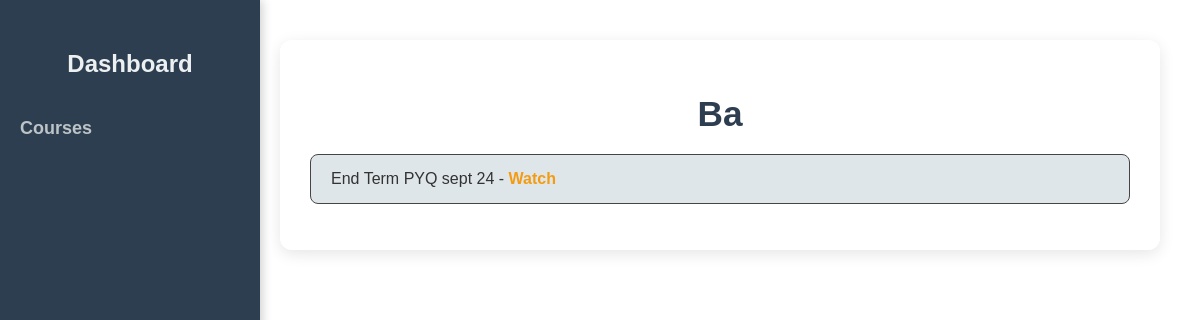
The page /course/1 on the database as committed earlier.
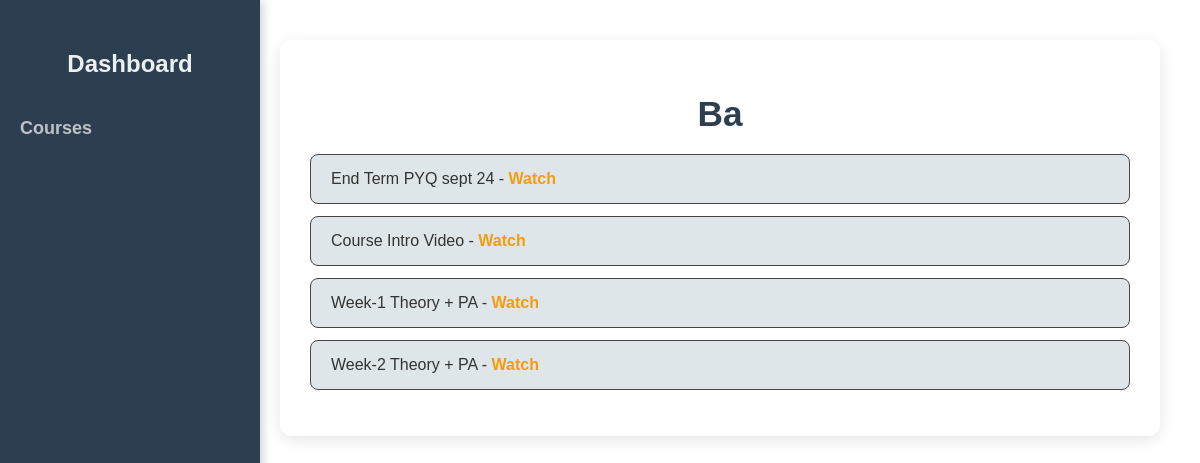
The same page on the database as committed later.
### tables this page shows
CREATE TABLE courses (
            id INTEGER PRIMARY KEY AUTOINCREMENT,
            name TEXT NOT NULL
        );

CREATE TABLE pyqs (
            id INTEGER PRIMARY KEY AUTOINCREMENT,
            course_id INTEGER NOT NULL,
            name TEXT NOT NULL,
            yt_link TEXT,
            FOREIGN KEY (course_id) REFERENCES courses(id)
        );

### app.py (the view)
@app.route('/course/<int:course_id>')
def course_detail(course_id):
    conn = sqlite3.connect('database.db')
    c = conn.cursor()
    c.execute('SELECT name FROM courses WHERE id=?', (course_id,))
    course = c.fetchone()
    c.execute('SELECT id, name, yt_link FROM pyqs WHERE course_id=?', (course_id,))
    pyqs = c.fetchall()
    conn.close()
    if course:
        admin_mode = session.get('admin_mode', False)
        return render_template('course_detail.html', course_id=course_id, course_name=course[0], pyqs=pyqs, admin_mode=admin_mode)
    else:
        return "Course not found"

### templates/course_detail.html (shortened to what this page needs)
<!DOCTYPE html>
<html lang="en">
<head>
    <link rel="stylesheet" href="{{ url_for('static', filename='style.css') }}">
</head>
<body>
    <div class="sidebar">
        <h2>Dashboard</h2>
        <a href="{{ url_for('course_view') }}">Courses</a>
    </div>
    <div class="main-content">
        <div class="container">
            <h1 class="course-title">{{ course_name }}</h1>
            {% if pyqs %}
                <ul class="pyq-list">
                    {% for pyq in pyqs %}
                        <li class="pyq-item">
                            <div>
                                {{ pyq[1] }}
                                {% if pyq[2] %}
                                    - <a class="watch-link" href="{{ pyq[2] }}" target="_blank">Watch</a>
                                {% endif %}
                            </div>
                        </li>
                    {% endfor %}
                </ul>
            {% else %}
                <p class="no-pyq">No PYQs available.</p>
            {% endif %}
        </div>
    </div>
</body>
</html>

### static/style.css (style rules this page uses)
body { font-family: 'Poppins', sans-serif; background-color: #e9edf5; color: #333333; margin: 0; padding: 20px; min-height: 100vh; }
.container { max-width: 900px; margin: auto; background: #f0dbdb; padding: 30px; border-radius: 12px; box-shadow: 0 4px 20px rgba(0, 0, 0, 0.1); }
.course-title, .page-title { text-align: center; margin-bottom: 30px; font-size: 2.2rem; color: #2c3e50; }
.pyq-list, .course-list { list-style-type: none; padding: 0; }
.pyq-item, .course-item { background: #d5e2f0; margin: 12px 0; padding: 15px 20px; border-radius: 10px; border: 1px solid #494444; transition: box-shadow 0.3s ease, transform 0.2s ease; }
a { color: #3498db; text-decoration: none; font-weight: 500; }
.watch-link { color: #f39c12; }
body { margin: 0; padding: 0; font-family: 'Poppins', sans-serif; background: url('/static/bg.jpg') no-repeat center center fixed; background-size: cover; backdrop-filter: blur(5px); min-height: 100vh; color: #333; }
.sidebar { position: fixed; top: 0; left: 0; width: 220px; height: 100%; background-color: #2c3e50; padding: 30px 20px; box-shadow: 2px 0 10px rgba(0, 0, 0, 0.2); }
.sidebar h2 { color: #ecf0f1; text-align: center; margin-bottom: 40px; }
.sidebar a { display: block; color: #bdc3c7; text-decoration: none; margin: 15px 0; font-size: 18px; }
.main-content { margin-left: 240px; padding: 40px; }
.container { background: rgba(255, 255, 255, 0.85); padding: 30px; border-radius: 12px; box-shadow: 0 4px 15px rgba(0, 0, 0, 0.1); }
.course-title, .page-title { text-align: center; font-size: 2.2rem; color: #2c3e50; margin-bottom: 20px; }
.course-list, .pyq-list { list-style-type: none; padding: 0; }
.course-item, .pyq-item { background: #dfe6e9; margin: 12px 0; padding: 15px 20px; border-radius: 8px; transition: 0.3s; display: flex; justify-content: space-between; align-items: center; }
a { color: #2980b9; text-decoration: none; font-weight: 600; }

Rows that differ between the two databases and show on the page:
added pyqs: name "Course Intro Video"
added pyqs: name "Week-1 Theory + PA"
added pyqs: name "Week-2 Theory + PA"
